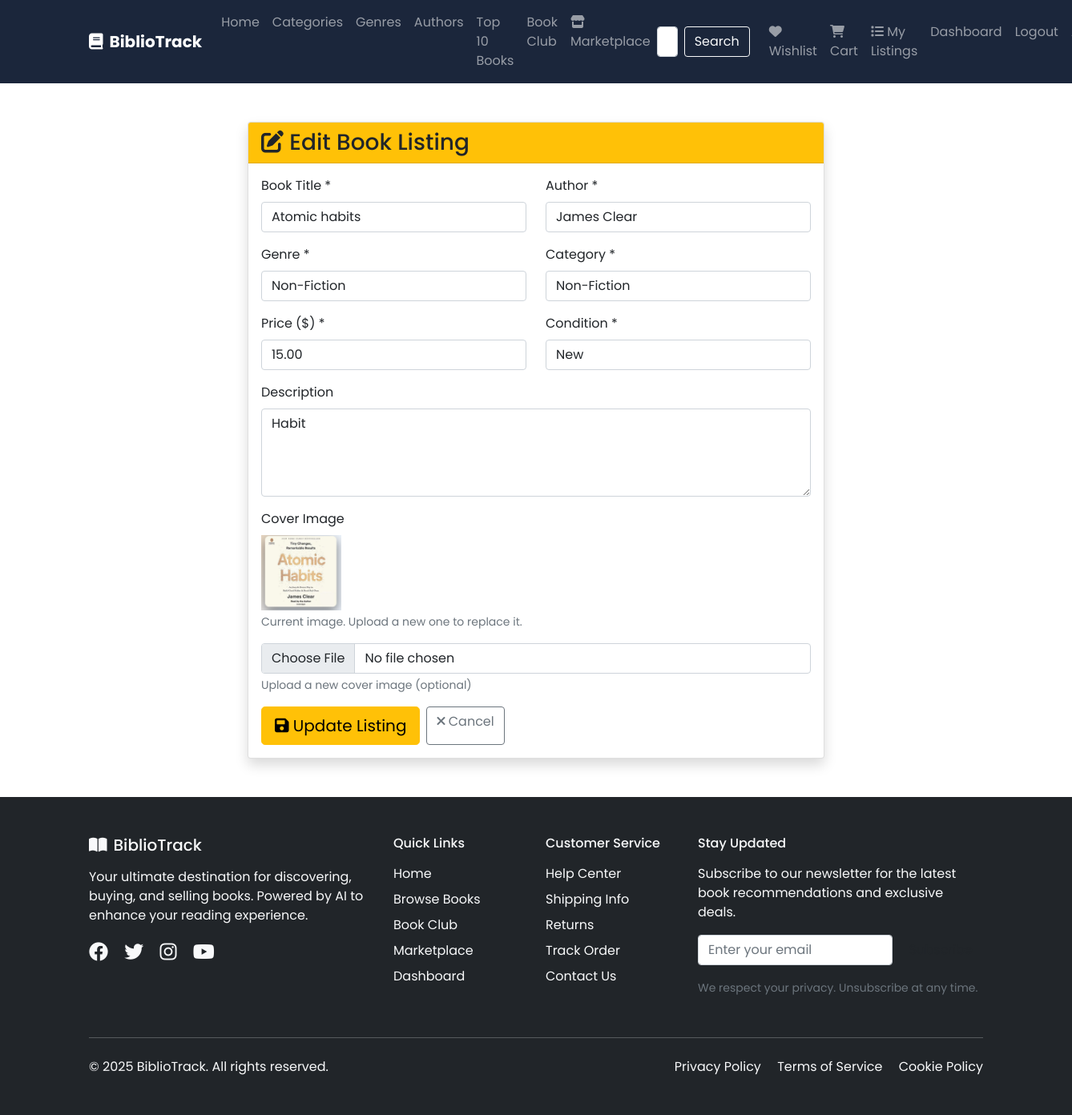
/edit-listing/1/ (signed in), run on the app's committed database.
### books/models.py (models this page shows, shortened)
class UserBook(models.Model):
    CONDITION_CHOICES = [
        ('new', 'New'),
        ('like_new', 'Like New'),
        ('very_good', 'Very Good'),
        ('good', 'Good'),
        ('acceptable', 'Acceptable'),
    ]
    seller = models.ForeignKey(User, on_delete=models.CASCADE)
    title = models.CharField(max_length=200)
    author = models.CharField(max_length=100)
    genre = models.CharField(max_length=50)
    category = models.CharField(max_length=50)
    price = models.DecimalField(max_digits=10, decimal_places=2, validators=[MinValueValidator(0.01)])
    condition = models.CharField(max_length=20, choices=CONDITION_CHOICES, default='good')
    description = models.TextField(blank=True)
    cover_image = models.ImageField(upload_to='user_book_covers/', blank=True, null=True)
    image_hash = models.CharField(max_length=64, blank=True, null=True)  # Store perceptual hash
    image_features = models.JSONField(blank=True, null=True)  # Store VGG16 features for visual search
    is_available = models.BooleanField(default=True)
    created_at = models.DateTimeField(auto_now_add=True)
    updated_at = models.DateTimeField(auto_now=True)

### books/views.py (the view, shortened to what this page needs)
# urls.py: path('edit-listing/<int:pk>/', views.edit_listing, name='edit_listing'),
@login_required
def edit_listing(request, pk):
    logger.info(f"Request: {request.method} {request.path}")
    user_book = get_object_or_404(UserBook, pk=pk, seller=request.user)
    return render(request, 'books/edit_listing.html', {
        'user_book': user_book
    })

### books/templates/books/edit_listing.html (shortened to what this page needs)
{% extends 'books/base.html' %}
{% block content %}
<div class="container mt-5">
    <div class="row justify-content-center">
        <div class="col-md-8">
            <div class="card shadow">
                <div class="card-header bg-warning text-dark">
                    <h3 class="mb-0"><i class="fas fa-edit"></i> Edit Book Listing</h3>
                </div>
                <div class="card-body">
                    <form method="post" enctype="multipart/form-data">
                        <div class="row">
                            <div class="col-md-6">
                                <div class="mb-3">
                                    <label for="id_title" class="form-label">Book Title *</label>
                                    <input type="text" class="form-control" id="id_title" name="title" value="{{ user_book.title }}" required>
                                </div>
                            </div>
                            <div class="col-md-6">
                                <div class="mb-3">
                                    <label for="id_author" class="form-label">Author *</label>
                                    <input type="text" class="form-control" id="id_author" name="author" value="{{ user_book.author }}" required>
                                </div>
                            </div>
                        </div>
                        <div class="row">
                            <div class="col-md-6">
                                <div class="mb-3">
                                    <label for="id_genre" class="form-label">Genre *</label>
                                    <select class="form-control" id="id_genre" name="genre" required>
                                        <option value="Non-Fiction" {% if user_book.genre == 'Non-Fiction' %}selected{% endif %}>Non-Fiction</option>
                                    </select>
                                </div>
                            </div>
                            <div class="col-md-6">
                                <div class="mb-3">
                                    <label for="id_category" class="form-label">Category *</label>
                                    <select class="form-control" id="id_category" name="category" required>
                                        <option value="Non-Fiction" {% if user_book.category == 'Non-Fiction' %}selected{% endif %}>Non-Fiction</option>
                                    </select>
                                </div>
                            </div>
                        </div>
                        <div class="row">
                            <div class="col-md-6">
                                <div class="mb-3">
                                    <label for="id_price" class="form-label">Price ($) *</label>
                                    <input type="number" class="form-control" id="id_price" name="price" step="0.01" min="0.01" value="{{ user_book.price }}" required>
                                </div>
                            </div>
                            <div class="col-md-6">
                                <div class="mb-3">
                                    <label for="id_condition" class="form-label">Condition *</label>
                                    <select class="form-control" id="id_condition" name="condition" required>
                                        <option value="new" {% if user_book.condition == 'new' %}selected{% endif %}>New</option>
                                    </select>
                                </div>
                            </div>
                        </div>
                        <div class="mb-3">
                            <label for="id_description" class="form-label">Description</label>
                            <textarea class="form-control" id="id_description" name="description" rows="4">{{ user_book.description }}</textarea>
                        </div>
                        <div class="mb-3">
                            <label for="id_cover_image" class="form-label">Cover Image</label>
                            {% if user_book.cover_image %}
                                <div class="mb-2">
                                    <img src="{{ user_book.cover_image.url }}" alt="Current cover" style="max-width: 100px; max-height: 150px;">
                                    <p class="small text-muted mt-1">Current image. Upload a new one to replace it.</p>
                                </div>
                            {% endif %}
                            <input type="file" class="form-control" id="id_cover_image" name="cover_image" accept="image/*">
                            <div class="form-text">Upload a new cover image (optional)</div>
                        </div>
                        <div class="d-flex gap-2">
                            <button type="submit" class="btn btn-warning btn-lg">
                                <i class="fas fa-save"></i> Update Listing
                            </button>
                            <a href="{% url 'my_listings' %}" class="btn btn-outline-secondary">
                                <i class="fas fa-times"></i> Cancel
                            </a>
                        </div>
                    </form>
                </div>
            </div>
        </div>
    </div>
</div>
{% endblock %}

### books/templates/books/base.html (style rules this page uses)
body { font-family: 'Poppins', sans-serif; }

### data on the page
UserBook: title "Atomic habits", author "James Clear", genre "Non-Fiction", category "Non-Fiction", price "15.00", condition "New", description "Habit", cover_image (picture)
